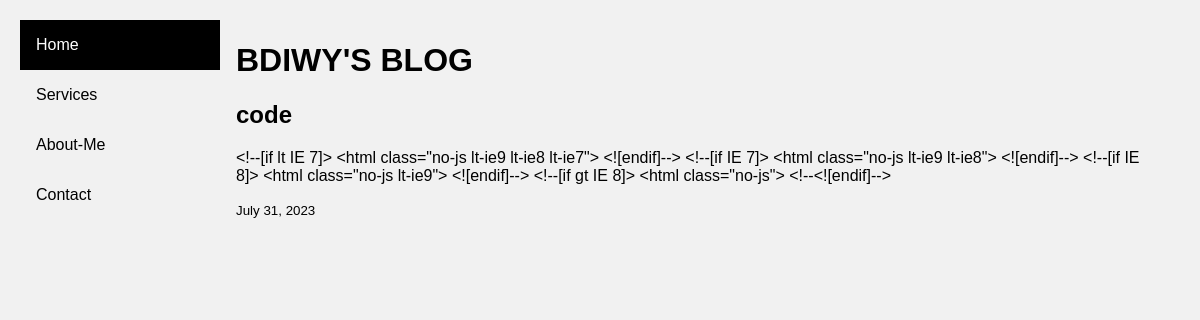
Screenshot of /Blog/code with the database file from the repository.
### posts/models.py (models this page shows, shortened)
class post(models.Model):
    title=models.CharField(max_length=100)
    body=models.TextField()
    created_at=models.DateField(default=datetime.now,blank=True)

### posts/views.py (the view)
# urls.py: path('Blog/<str:pk>',views.Blog,name='Blog'),
def Blog(request,pk):
    context=post.objects.all()
    return render(request,'Blog.html',{'context':context ,'pk':pk})

### templates/Blog.html (shortened to what this page needs)
{% load static %}
{% include 'base/nav.html' %}
{% block content %}
<!DOCTYPE html>
<html>
<head>
    <link rel="stylesheet" href="{% static 'css/style.css' %}">
</head>
<body>
    <div class="content">
        <h1>BDIWY'S BLOG</h1>
        <div>
            {% for x in context %}{% if pk == x.title  %}<h2>{{x.title}}</h2>
            <p>{{x.body}}</p><small>{{x.created_at}}</small>
            <br>{% endif %}
            {% endfor %}
        </div>
    </div>
</body>
</html>
{% endblock content %}

### static/css/sidebar.css (style rules this page uses)
body { margin: 0; font-family: "Lato", sans-serif; }
div.content { margin-left: 200px; padding: 1px 16px; height: 1000px; }

### static/css/style.css (style rules this page uses)
* { box-sizing: border-box; }
body { font-family: Arial; padding: 20px; background: #f1f1f1; }

### rows the page displays
post: title "code", body "<!--[if lt IE 7]> <html class=\"no-js lt-ie9 lt-ie8 lt-ie7\"> <![endif]--> <!--[if IE 7]> <html class=\"no-js lt-ie9 lt-ie8\"> <![endif]--> <!--[if IE 8]> <html class=\"no-js lt-ie9\"> <![endif]--> <!--[if gt IE 8]> <html class=\"no-js\"> <!--<![endif]-->", created_at "July 31, 2023"
